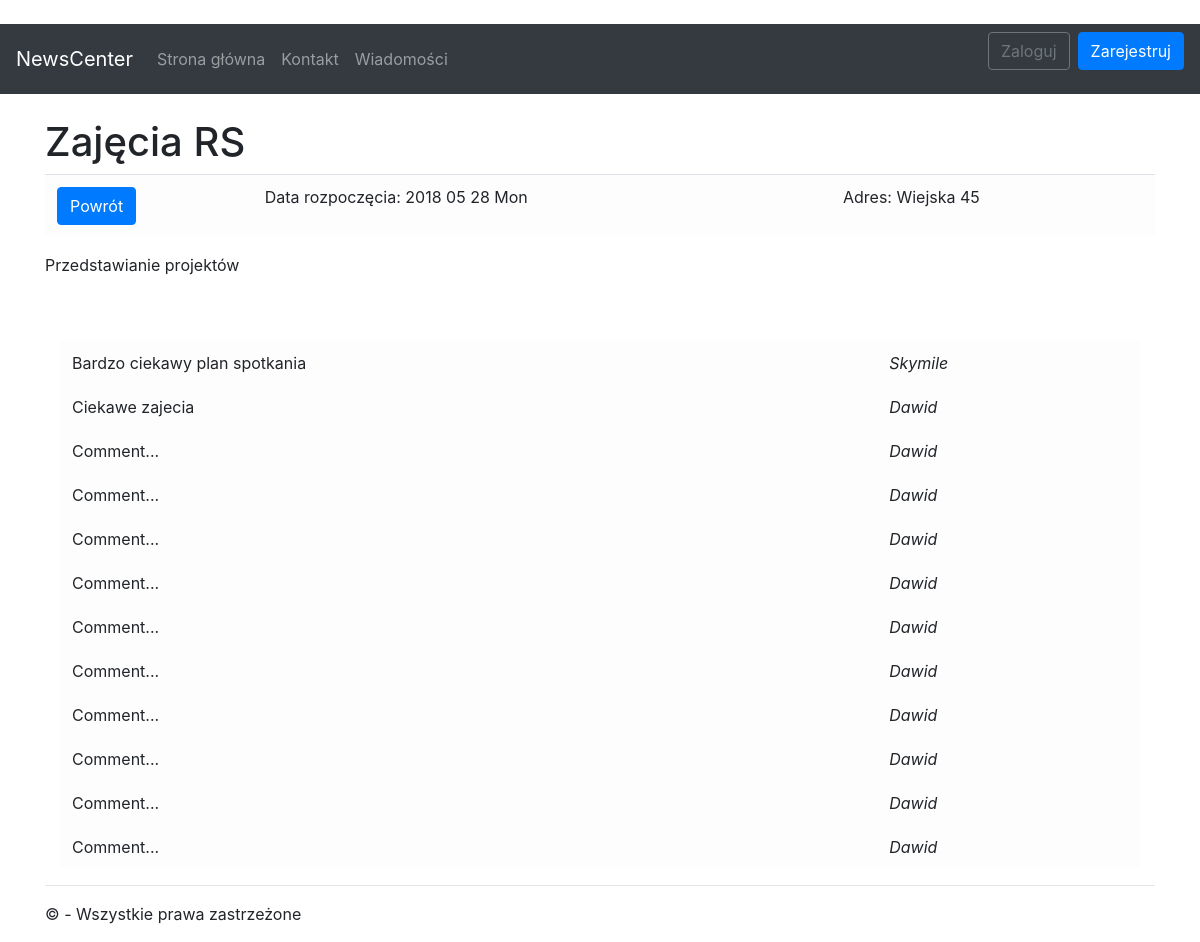
The app's page /details/2, older data.
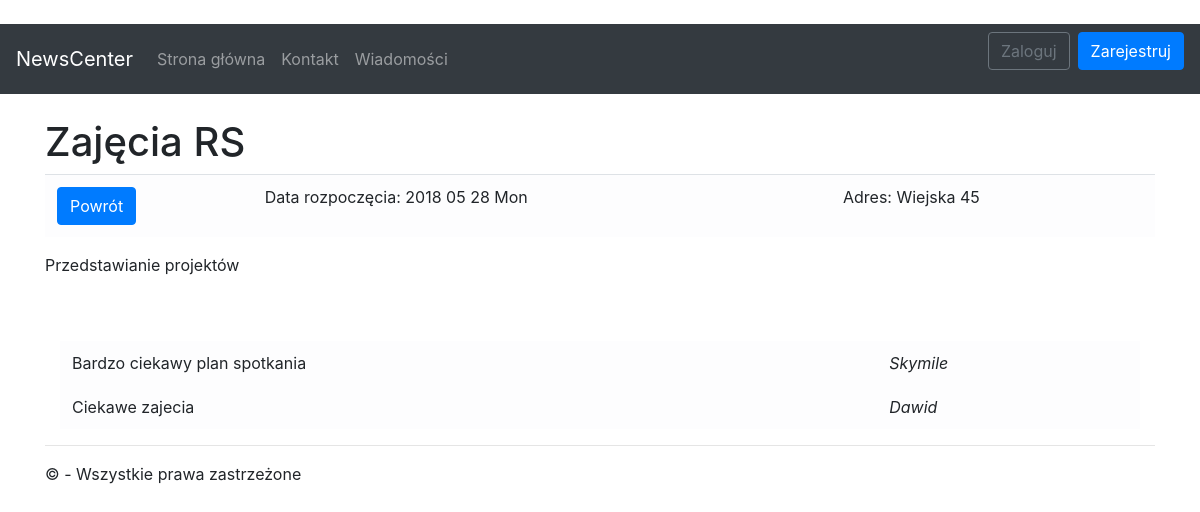
The same page, newer data.
### app/models.py (models this page shows, shortened)
class Comment(models.Model):
	id_user = models.ForeignKey(User, on_delete=models.PROTECT)
	comment = models.CharField(max_length=128)

### app/views/article.py (the view, shortened to what this page needs)
# urls.py: path('details/<int:pk>' , app.views.article.details , name='details' ),
def details(request, pk):
	id_news = find_news(pk)
	if not request.user.is_authenticated:
		return render(request, 'app/news/details.html',
		{
			'new': id_news,
			'comments' : find_comments(pk),
			'auth': 'no',
			'admin' : is_admin(request)
		})

### app/support/utilities.py (called while the page is built)
def find_profile(request):
	try:
		return UserProfile.objects.get(user=request.user)
	except:
		return None

def is_admin(request):
	if find_profile(request) is None:
		return False
	return is_mod(request)

def find_comments(pk):
	return Comment.objects.filter(id__in=CommentNews.objects.filter(id_news=pk).values_list('id_comment', flat=True))

def find_news(pk):
	return News.objects.get(id=pk)

### app/templates/app/news/details.html (shortened to what this page needs)
{% extends "app/shared/layout.html" %}
{% load leaflet_tags %}
{% block content %}
<br />
<div {% if expired == True %} class="gray" {% endif %}>
	<h1> {{new.title}} </h1>
</div>
<div class="table-responsive-sm">
	<table class="table table-light">
	<tbody>
		<tr>
			<td scope="col">
				<button onclick="window.location='{% url 'news' %}'" class="btn btn-primary">Powrót</button>
			</td>
			<td scope="col"> Data rozpoczęcia: {{ new.date|date:"Y m d D" }} </td>
			<td scope="col"> Adres: {{ new.address }} </td>
		</tr>
	</tbody>
	</table>
</div>
<div class="wrap">
	<p>
		{{ new.description }}
	</p>
</div>
<br />
<br />
<div class="container">
	<table class="table table-borderless table-light">
		<tbody>
			{% for c in	comments %}
			<tr>
				<td scope="col"> {{ c.comment }} </td>
				<td scope="col"> <i>{{ c.id_user }}</i> </td>
			</tr>
			{% endfor %}
		</tbody>
	</table>
</div>
{% endblock %}

Row changes from the older to the newer data that the page shows:
removed Comment: comment "Comment...", id_user "Dawid"
removed Comment: comment "Comment...", id_user "Dawid"
removed Comment: comment "Comment...", id_user "Dawid"
removed Comment: comment "Comment...", id_user "Dawid"
removed Comment: comment "Comment...", id_user "Dawid"
removed Comment: comment "Comment...", id_user "Dawid"
removed Comment: comment "Comment...", id_user "Dawid"
removed Comment: comment "Comment...", id_user "Dawid"
removed Comment: comment "Comment...", id_user "Dawid"
removed Comment: comment "Comment...", id_user "Dawid"
